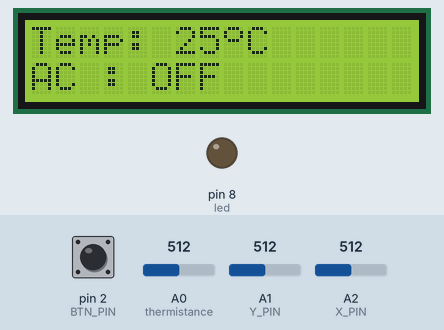
Simulated run of this sketch. Board: Arduino Uno, built with avr-gcc and run on an emulated ATmega328P. Parts: 16×2 character LCD, output pins drawn as LEDs (lit = HIGH). Inputs (shaded band) come from the test bench; at power-on: A0 (thermistance) = 512, pin 2 (BTN_PIN) HIGH, A1 (Y_PIN) = 512, A2 (X_PIN) = 512. What the sketch prints to the serial monitor is not drawn.

Above: at 4.2 s.
4.3 s: A0 (thermistance) set to 543
At 4.9 s:
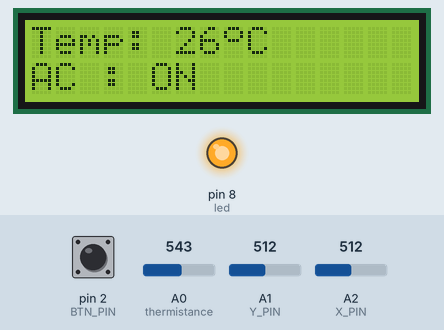
5.8 s: pin 2 (BTN_PIN) pulled LOW for 0.15 s
At 6.6 s:
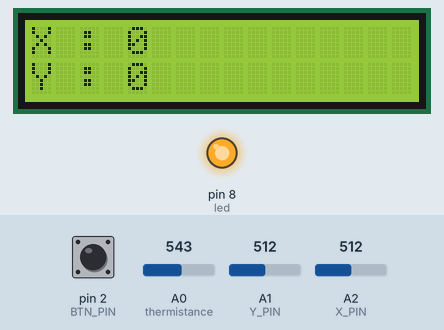
7.4 s: A1 (Y_PIN) set to 390
At 8.6 s:
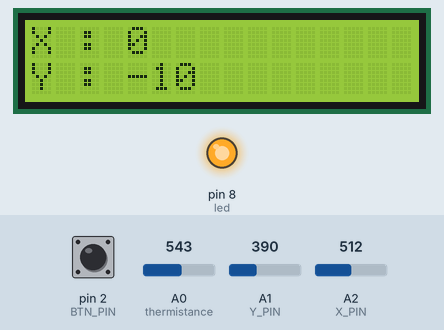
10.3 s: A2 (X_PIN) set to 390
At 11.6 s:
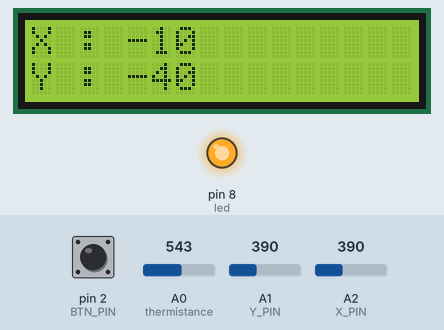
13.3 s: A1 (Y_PIN) set to 410
At 14.6 s:
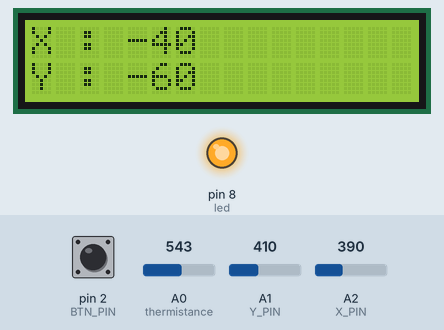
16.3 s: A2 (X_PIN) set to 716
At 17.4 s:
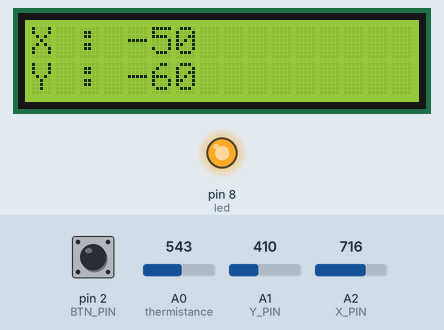
Timing chart, 0 to 19.3 s (numbered marks = the images above; inputs shaded):
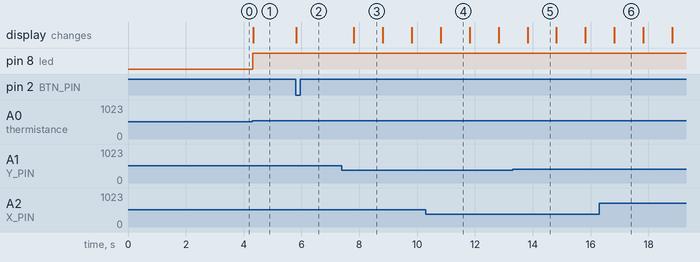

The sketch:

0sx.labo3.ino
```cpp
#include <Wire.h>
#include <LiquidCrystal_I2C.h>

LiquidCrystal_I2C lcd(0x27, 16, 2);

#define BTN_PIN 2
#define X_PIN A2
#define Y_PIN A1

const int led = 8;
const int thermistance = A0;
const String nomFamille = "NGUEUDAM";

const int maxAnalog = 1023;
const int minAnalog = 0;
const int milieuAnalog = maxAnalog / 2;

const unsigned long numeroEtudiant = 2409626;
const int deuxDerniersChiffres = 26;

const int temperatureOn = 25;
const int temperatureOff = 24;

const int positionMin = -100;
const int positionMax = 100;
const int vitesseCmSeconde = 10;

unsigned long tempsActuel = 0;

int positionX = 0;
int positionY = 0;

bool climAllumee = false;

byte customChar1[8] = {
  0b00100,
  0b01100,
  0b10100,
  0b11111,
  0b00001,
  0b00111,
  0b00001,
  0b00111
};

byte customChar2[8] = {
  0b01110,
  0b11011,
  0b10001,
  0b10001,
  0b10001,
  0b10001,
  0b11111,
  0b11111
};

byte customDegre[8] = {
  0b01110,
  0b10001,
  0b10001,
  0b01110,
  0b00000,
  0b00000,
  0b00000,
  0b00000
};

void affichageDemarrage() {
  unsigned long debut = millis();

  lcd.init();
  lcd.backlight();

  lcd.createChar(0, customChar1);
  lcd.createChar(1, customChar2);
  lcd.createChar(2, customDegre);

  while (millis() - debut < 3000) {
    lcd.setCursor(0, 0);
    lcd.print("                ");
    lcd.setCursor(0, 0);
    lcd.print(nomFamille);

    lcd.setCursor(0, 1);
    lcd.write(1);

    lcd.setCursor(13, 1);
    lcd.write(0);

    lcd.setCursor(14, 1);
    lcd.print(deuxDerniersChiffres);
  }

  lcd.clear();
}

float lireTemperature() {
  int valeurBrute = analogRead(thermistance);

  float temperature = map(valeurBrute, 0, 1023, 0, 50);
  return temperature;
}

void gererClimatisation(float temperature) {
  if (temperature > temperatureOn) {
    climAllumee = true;
  }
  else if (temperature < temperatureOff) {
    climAllumee = false;
  }

  digitalWrite(led, climAllumee);
}

void afficherPageTemperature() {
  static unsigned long dernierAffichage = 0;

  if (tempsActuel - dernierAffichage >= 100) {
    dernierAffichage = tempsActuel;

    float temperature = lireTemperature();

    gererClimatisation(temperature);

    lcd.clear();

    lcd.setCursor(0, 0);
    lcd.print("Temp: ");
    lcd.print((int)temperature);
    lcd.write(2);
    lcd.print("C");

    lcd.setCursor(0, 1);
    lcd.print("AC : ");
    lcd.print(climAllumee ? "ON " : "OFF");

    Serial.print("Brute A0: ");
    Serial.print(analogRead(thermistance));
    Serial.print("  Temp: ");
    Serial.println(temperature);
  }
}

void mettreAJourPosition() {
  static unsigned long dernierTemps = 0;

  if (tempsActuel - dernierTemps >= 1000) {
    dernierTemps = tempsActuel;

    int valeurX = analogRead(X_PIN);
    int valeurY = analogRead(Y_PIN);

    if (valeurX < 400) positionX -= vitesseCmSeconde;
    else if (valeurX > 600) positionX += vitesseCmSeconde;

    if (valeurY < 400) positionY -= vitesseCmSeconde;
    else if (valeurY > 600) positionY += vitesseCmSeconde;

    if (positionX < positionMin) positionX = positionMin;
    if (positionX > positionMax) positionX = positionMax;

    if (positionY < positionMin) positionY = positionMin;
    if (positionY > positionMax) positionY = positionMax;
  }
}

void afficherPagePosition() {
  static unsigned long dernierAffichage = 0;

  if (tempsActuel - dernierAffichage >= 100) {
    dernierAffichage = tempsActuel;

    mettreAJourPosition();

    lcd.clear();

    lcd.setCursor(0, 0);
    lcd.print("X : ");
    lcd.print(positionX);

    lcd.setCursor(0, 1);
    lcd.print("Y : ");
    lcd.print(positionY);
  }
}

bool boutonAppuye(unsigned long now) {
  static int etatPrecedent = 0;
  static unsigned long dernierTemps = 0;
  const int debounce = 50;

  int etatPresent = !digitalRead(BTN_PIN);

  if (now - dernierTemps < debounce) return false;

  if (etatPresent != etatPrecedent) {
    dernierTemps = now;
    etatPrecedent = etatPresent;

    if (etatPresent == 1) return true;
  }

  return false;
}

void affichageSerie() {
  static unsigned long dernierEnvoi = 0;

  if (tempsActuel - dernierEnvoi >= 100) {
    dernierEnvoi = tempsActuel;

    int valX = analogRead(X_PIN);
    int valY = analogRead(Y_PIN);
    int valSys = climAllumee ? 1 : 0;

    Serial.print("etd:");
    Serial.print(numeroEtudiant);
    Serial.print(",x:");
    Serial.print(valX);
    Serial.print(",y:");
    Serial.print(valY);
    Serial.print(",sys:");
    Serial.println(valSys);
  }
}

void setup() {
  pinMode(led, OUTPUT);
  pinMode(BTN_PIN, INPUT_PULLUP);

  Serial.begin(115200);

  affichageDemarrage();
}

void loop() {
  tempsActuel = millis();

  static bool pageTemperature = true;

  if (boutonAppuye(tempsActuel)) {
    pageTemperature = !pageTemperature;
    lcd.clear();
  }

  if (pageTemperature) afficherPageTemperature();
  else afficherPagePosition();

  affichageSerie();
}
```

Measured:
- the behaviour switches between 531 and 532 on A0 (thermistance) (found by bisection; images 0 and 1)
- after the input at 4.3 s, pin 8 (led): LOW → HIGH at once; the display: changes at once (image 1)
- after the input at 5.8 s, the display: changes at once (image 2)
- after the input at 7.4 s, the display: changes after 0.42 s (image 3)
- what the display in image 3 shows lasts 1.0 s, from 7.8 s to 8.8 s
